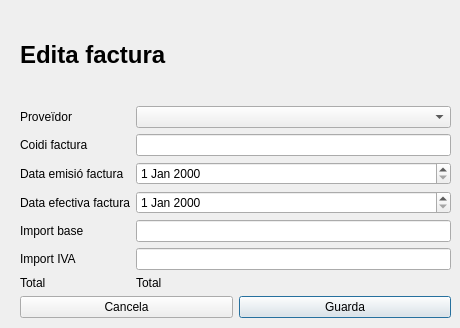
<?xml version="1.0" encoding="UTF-8"?>
<ui version="4.0">
 <class>Form</class>
 <widget class="QWidget" name="Form">
  <property name="geometry">
   <rect>
    <x>0</x>
    <y>0</y>
    <width>460</width>
    <height>328</height>
   </rect>
  </property>
  <property name="windowTitle">
   <string>Form</string>
  </property>
  <widget class="QWidget" name="verticalLayoutWidget">
   <property name="geometry">
    <rect>
     <x>20</x>
     <y>10</y>
     <width>431</width>
     <height>308</height>
    </rect>
   </property>
   <layout class="QVBoxLayout" name="verticalLayout">
    <item>
     <widget class="QLabel" name="labelTitle">
      <property name="sizePolicy">
       <sizepolicy hsizetype="Preferred" vsizetype="Preferred">
        <horstretch>1</horstretch>
        <verstretch>0</verstretch>
       </sizepolicy>
      </property>
      <property name="maximumSize">
       <size>
        <width>16777215</width>
        <height>16777215</height>
       </size>
      </property>
      <property name="font">
       <font>
        <pointsize>18</pointsize>
        <bold>true</bold>
       </font>
      </property>
      <property name="whatsThis">
       <string>&lt;html&gt;&lt;head/&gt;&lt;body&gt;&lt;p&gt;&lt;span style=&quot; font-size:18pt; font-weight:700;&quot;&gt;Nou proveïdor&lt;/span&gt;&lt;/p&gt;&lt;/body&gt;&lt;/html&gt;</string>
      </property>
      <property name="text">
       <string>Edita factura</string>
      </property>
     </widget>
    </item>
    <item>
     <layout class="QFormLayout" name="formLayout">
      <item row="0" column="0">
       <widget class="QLabel" name="LabelVendor">
        <property name="text">
         <string>Proveïdor</string>
        </property>
       </widget>
      </item>
      <item row="0" column="1">
       <widget class="QComboBox" name="proveDorComboBox"/>
      </item>
      <item row="1" column="0">
       <widget class="QLabel" name="LabelInvoiceCode">
        <property name="text">
         <string>Coidi factura</string>
        </property>
       </widget>
      </item>
      <item row="1" column="1">
       <widget class="QLineEdit" name="InputInvoiceCode"/>
      </item>
      <item row="2" column="0">
       <widget class="QLabel" name="LabelInvoiceEmittedDate">
        <property name="text">
         <string>Data emisió factura</string>
        </property>
       </widget>
      </item>
      <item row="2" column="1">
       <widget class="QDateEdit" name="InputInvoiceEmittedDate"/>
      </item>
      <item row="3" column="0">
       <widget class="QLabel" name="LabelInvoiceEffectiveDate">
        <property name="text">
         <string>Data efectiva factura</string>
        </property>
       </widget>
      </item>
      <item row="3" column="1">
       <widget class="QDateEdit" name="InputInvoiceEffectiveDate"/>
      </item>
      <item row="4" column="0">
       <widget class="QLabel" name="LabelBase">
        <property name="text">
         <string>Import base</string>
        </property>
       </widget>
      </item>
      <item row="4" column="1">
       <widget class="QLineEdit" name="InputBase"/>
      </item>
      <item row="5" column="0">
       <widget class="QLabel" name="LabelIVA">
        <property name="text">
         <string>Import IVA</string>
        </property>
       </widget>
      </item>
      <item row="5" column="1">
       <widget class="QLineEdit" name="InputIVA"/>
      </item>
      <item row="6" column="0">
       <widget class="QLabel" name="LabelTotal">
        <property name="text">
         <string>Total</string>
        </property>
       </widget>
      </item>
      <item row="6" column="1">
       <widget class="QLabel" name="LabelOutputTotal">
        <property name="text">
         <string>Total</string>
        </property>
       </widget>
      </item>
     </layout>
    </item>
    <item>
     <layout class="QHBoxLayout" name="horizontalLayout">
      <item>
       <widget class="QPushButton" name="buttonBack">
        <property name="enabled">
         <bool>true</bool>
        </property>
        <property name="text">
         <string>Cancela</string>
        </property>
       </widget>
      </item>
      <item>
       <widget class="QPushButton" name="buttonOK">
        <property name="text">
         <string>Guarda</string>
        </property>
        <property name="default">
         <bool>true</bool>
        </property>
       </widget>
      </item>
     </layout>
    </item>
   </layout>
  </widget>
 </widget>
 <resources/>
 <connections/>
</ui>
